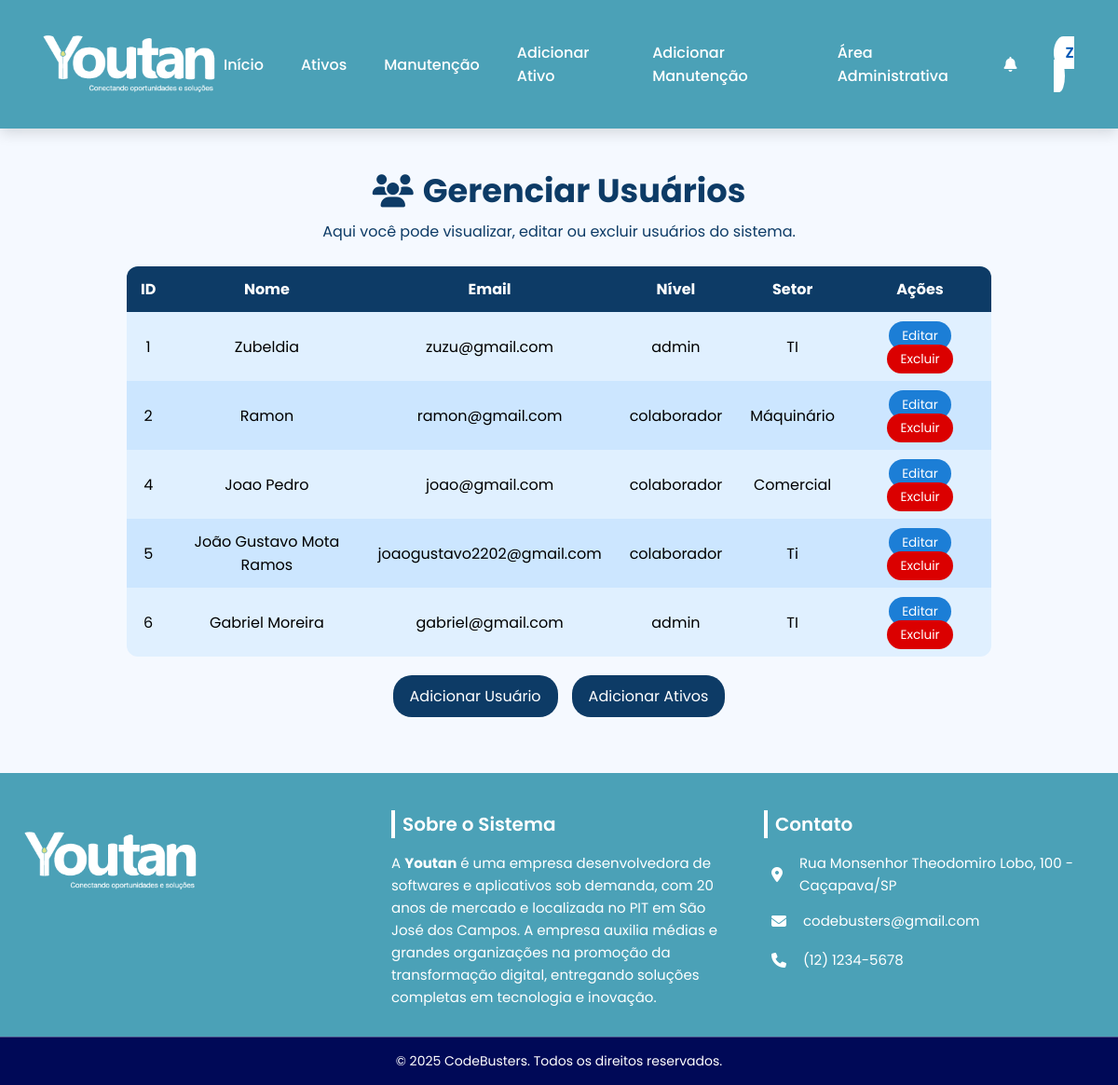
Page /php/gerenciar_usuarios.php (signed in) on the committed database.
### tables this page shows
CREATE TABLE `usuarios` (
  `usuario_id` int(11) NOT NULL,
  `nome` varchar(100) NOT NULL,
  `email` varchar(150) NOT NULL,
  `senha_hash` varchar(255) NOT NULL,
  `nivel_permissao` enum('admin','colaborador') NOT NULL,
  `setor` varchar(100) DEFAULT NULL
);

### php/gerenciar_usuarios.php (the view, shortened to what this page needs)
<?php
include('nav.php');
$result = $conexao->query("SELECT * FROM usuarios ORDER BY usuario_id ASC");
?>
<!DOCTYPE html>
<html lang="pt-br">
<head>
    <link rel="stylesheet" href="../css/gerenciar_usuarios.css">
    <link rel="stylesheet" href="https://cdnjs.cloudflare.com/ajax/libs/font-awesome/6.4.2/css/all.min.css">
</head>
<body>
<main class="main-container">
    <div class="title-wrapper">
        <h2><i class="fas fa-users"></i> Gerenciar Usuários</h2>
        <p class="subtitle">Aqui você pode visualizar, editar ou excluir usuários do sistema.</p>
    </div>
    <div class="table-wrapper">
        <table class="table-usuarios">
            <thead>
                <tr>
                    <th>ID</th>
                    <th>Nome</th>
                    <th>Email</th>
                    <th>Nível</th>
                    <th>Setor</th>
                    <th>Ações</th>
                </tr>
            </thead>
            <tbody>
                <?php if($result->num_rows > 0): ?>
                    <?php while($user = $result->fetch_assoc()): ?>
                        <tr>
                            <td><?= $user['usuario_id'] ?></td>
                            <td><?= htmlspecialchars($user['nome']) ?></td>
                            <td><?= htmlspecialchars($user['email']) ?></td>
                            <td><?= htmlspecialchars($user['nivel_permissao']) ?></td>
                            <td><?= htmlspecialchars($user['setor']) ?></td>
                            <td>
                                <a href="#"
                                   class="btn btn-primary btn-sm btn-edit"
                                   data-id="<?= $user['usuario_id'] ?>"
                                   data-nome="<?= htmlspecialchars($user['nome']) ?>"
                                   data-email="<?= htmlspecialchars($user['email']) ?>"
                                   data-nivel="<?= $user['nivel_permissao'] ?>"
                                   data-setor="<?= htmlspecialchars($user['setor']) ?>"
                                >Editar</a>
                                <a href="#"
                                   class="btn btn-danger btn-sm btn-delete"
                                   data-id="<?= $user['usuario_id'] ?>"
                                >Excluir</a>
                            </td>
                        </tr>
                    <?php endwhile; ?>
                <?php else: ?>
                    <tr><td colspan="6" class="text-center">Nenhum usuário encontrado.</td></tr>
                <?php endif; ?>
            </tbody>
        </table>
    </div>
     <div class="button-group">
        <a href="adicionar_usuario.php" class="btn btn-success mb-3">Adicionar Usuário</a>
        <a href="adicionar_ativo.php" class="btn btn-success mb-3">Adicionar Ativos</a>
    </div>
</main>
<?php include('footer.php'); ?>
</body>
</html>

### php/nav.php (shortened to what this page needs)
<?php
include_once('conexao.php');
$id_usuario = $_SESSION['id_usuario'];
$stmt = $conexao->prepare("SELECT nome, nivel_permissao FROM usuarios WHERE usuario_id = ?");
$stmt->bind_param("i", $id_usuario);
$stmt->execute();
$result = $stmt->get_result();
$usuario_nav = $result->fetch_assoc();
$nome_completo = $usuario_nav['nome'];
$nivel_usuario = $usuario_nav['nivel_permissao'];
$partes = explode(' ', trim($nome_completo));
$iniciais = '';
foreach ($partes as $parte) {
    if (!empty($parte)) {
        $iniciais .= strtoupper($parte[0]);
    }
}
?>
<!DOCTYPE html>
<html lang="pt-br">
<head>
    <link rel="stylesheet" href="../css/nav.css">
</head>
<body>
    <nav>
    <div class="logo">
        <a href="inicio.php"><img src="../img/logo-youtan-branco.png" alt="Logo"></a>
    </div>
    <ul class="navegacao" id="menu-nav">
        <li><a href="inicio.php">Início</a></li>
        <li><a href="ativos.php">Ativos</a></li>
        <li><a href="manutencao.php">Manutenção</a></li>
        <?php if ($nivel_usuario === 'admin'): ?>
            <li><a href="adicionar_ativo.php">Adicionar Ativo</a></li>
            <li><a href="adicionar_manutencao.php">Adicionar Manutenção</a></li>
            <li><a href="gerenciar_usuarios.php">Área Administrativa</a></li>
        <?php endif; ?>
        <li>
            <a href="notificacoes.php" class="notificacao">
                <i class="fa-solid fa-bell"></i>
            </a>
        </li>
        <li><a href="perfil.php" id="perfil"><?php echo htmlspecialchars($iniciais); ?></a></li>
    </ul>
</nav>
</body>
</html>

### php/footer.php (shortened to what this page needs)
<!DOCTYPE html>
<html lang="pt-br">
<head>
    <link rel="stylesheet" href="../css/footer.css">
    <link rel="stylesheet" href="https://cdnjs.cloudflare.com/ajax/libs/font-awesome/6.5.0/css/all.min.css">
</head>
<body>
    <footer>
        <div class="container-rodape">
            <div class="secao-rodape">
                <img src="../img/logo-youtan-branco.png" alt="Logo" class="logo-rodape">
            </div>
            <div class="secao-rodape" id="descricao-sistema">
                <h3>Sobre o Sistema</h3>
                <p>
                     A <strong>Youtan</strong> é uma empresa desenvolvedora de softwares e
aplicativos sob demanda, com 20 anos de mercado e localizada no PIT em São
José dos Campos. A empresa auxilia médias e grandes organizações na
promoção da transformação digital, entregando soluções completas em
tecnologia e inovação.
                </p>
            </div>
            <div class="secao-rodape">
                <h3>Contato</h3>
                <ul class="lista-contato">
                    <li><i class="fa-solid fa-location-dot"></i> Rua Monsenhor Theodomiro Lobo, 100 - Caçapava/SP</li>
                    <li><i class="fa-solid fa-envelope"></i> <a href="mailto:stockcontrolcontact@gmail.com">codebusters@gmail.com</a></li>
                    <li><i class="fa-solid fa-phone"></i> (12) 1234-5678</li>
                </ul>
            </div>
        </div>
        <div class="rodape-final">
            &copy; 2025 CodeBusters. Todos os direitos reservados.
        </div>
    </footer>
</body>
</html>

### css/nav.css (style rules this page uses)
:root { --azul: #007bff; --azul-escuro: #0056b3; --branco: #ffffff; --cinza-claro: #f4f8ff; --sombra: rgba(0, 0, 0, 0.15); }
nav { width: 100%; background-color: #4BA1B7; padding: 25px 40px; display: flex; align-items: center; justify-content: space-between; box-shadow: 0 4px 15px var(--sombra); position: sticky; top: 0; z-index: 100; }
.logo img { width: 200px; }
.navegacao { list-style: none; display: flex; align-items: center; gap: 40px; }
.navegacao a { color: var(--branco); text-decoration: none; font-weight: 500; transition: 0.3s; }
#perfil { background: var(--branco); color: var(--azul-escuro); font-weight: 600; padding: 6px 12px; border-radius: 50%; text-transform: uppercase; }
.navegacao a { color: var(--branco); text-decoration: none; font-weight: 500; position: relative; transition: color 0.3s; }
.navegacao a::after { content: ""; position: absolute; left: 0; bottom: -3px; width: 0; height: 2px; background: var(--branco); transition: width 0.2s ease-in-out; }

### css/gerenciar_usuarios.css (style rules this page uses)
* { margin: 0; padding: 0; box-sizing: border-box; }
.main-container { min-height: 80vh; padding: 40px 20px; font-family: Arial, sans-serif; background-color: #f5f9ff; display: flex; flex-direction: column; align-items: center; }
.title-wrapper { text-align: center; margin-bottom: 25px; }
.title-wrapper h2 { color: #0d3b66; font-size: 2.2rem; display: flex; align-items: center; justify-content: center; gap: 10px; }
.title-wrapper h2 i { color: #0d3b66; }
.subtitle { color: #0d3b66; font-size: 1rem; margin-top: 5px; }
.btn-success { background-color: #0d3b66; border: none; padding: 10px 18px; font-size: 1rem; border-radius: 20px; transition: background-color 0.3s ease; text-decoration: none; color: #fff; margin-top: 20px; }
.button-group { display: flex; gap: 15px; margin-bottom: 20px; }
.table-wrapper { width: 80%; overflow-x: auto; }
.table-usuarios { width: 100%; border-collapse: separate; border-spacing: 0; border-radius: 12px; overflow: hidden; }
.table-usuarios thead { background-color: #0d3b66; color: #fff; }
.table-usuarios th, .table-usuarios td { padding: 12px 15px; text-align: center; }
.table-usuarios tbody tr { background-color: #e0f0ff; transition: background-color 0.3s ease; }
.table-usuarios tbody tr:nth-child(even) { background-color: #cce6ff; }
.btn-primary { background-color: #1c7ed6; text-decoration: none; color: white; border: none; font-size: 0.85rem; padding: 6px 14px; border-radius: 50px; transition: background-color 0.3s ease; }
.btn-danger { background-color: #db0000; border: none; font-size: 0.85rem; padding: 6px 14px; border-radius: 50px; transition: background-color 0.3s ease; text-decoration: none; color: white; }

### css/footer.css (style rules this page uses)
* { margin: 0; padding: 0; box-sizing: border-box; font-family: 'Poppins', sans-serif; scroll-behavior: smooth; }
footer { background-color: #4BA1B7; color: white; padding-top: 40px; position: relative; width: 100%; }
.container-rodape { max-width: 1200px; margin: auto; display: flex; justify-content: space-between; align-items: flex-start; flex-wrap: wrap; gap: 40px; padding: 0 20px; }
.secao-rodape { flex: 1; min-width: 280px; }
.logo-rodape { width: 200px; margin-top: 10px; transition: transform 0.3s ease; }
footer h3 { font-size: 20px; margin-bottom: 15px; font-weight: 600; border-left: 4px solid #fff; padding-left: 8px; }
footer p, footer a, footer li { font-size: 15px; color: white; text-decoration: none; line-height: 1.6; }
.lista-contato { list-style: none; padding: 0; }
.lista-contato li { display: flex; align-items: center; gap: 10px; margin-bottom: 10px; }
.lista-contato i { font-size: 16px; color: #fff; padding: 8px; border-radius: 8px; }
.rodape-final { text-align: center; padding: 15px; border-top: 1px solid rgba(255, 255, 255, 0.3); font-size: 14px; margin-top: 30px; background-color: #000957; }

### rows in the picture
usuarios: usuario_id "1", nome "Zubeldia", email "zuzu@gmail.com", nivel_permissao "admin", setor "TI"
usuarios: usuario_id "2", nome "Ramon", email "ramon@gmail.com", nivel_permissao "colaborador", setor "Máquinário"
usuarios: usuario_id "4", nome "Joao Pedro", email "joao@gmail.com", nivel_permissao "colaborador", setor "Comercial"
usuarios: usuario_id "5", nome "João Gustavo Mota Ramos", email "joaogustavo2202@gmail.com", nivel_permissao "colaborador", setor "Ti"
usuarios: usuario_id "6", nome "Gabriel Moreira", email "gabriel@gmail.com", nivel_permissao "admin", setor "TI"

### other values in the picture
$iniciais "Z"
